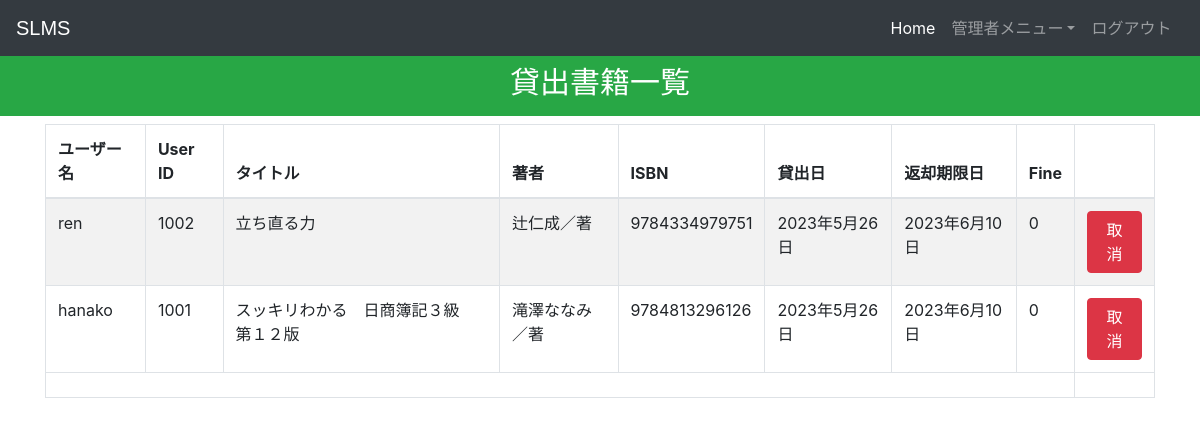
The page /viewissuedbook (signed in) on the database its author committed.
### books/models.py (models this page shows, shortened)
class StudentExtra(models.Model):
    user=models.OneToOneField(User,on_delete=models.CASCADE)
    enrollment = models.CharField(max_length=40)
    @property
    def get_name(self):
        return self.user.first_name

class Book(models.Model):
    catchoice = [
        ('総記', '総記'),
        ('哲学', '哲学'),
        ('歴史', '歴史'),
        ('社会科学', '社会科学'),
        ('自然科学', '自然科学'),
        ('技術・工学', '技術・工学'),
        ('産業', '産業'),
        ('芸術・美術', '芸術・美術'),
        ('言語', '言語'),
        ('文学','文学')
        ]
    isbn=models.PositiveIntegerField()
    name=models.CharField(max_length=30)
    author=models.CharField(max_length=40)
    category=models.CharField(max_length=30,choices=catchoice,default='総記')
    publisher=models.CharField(max_length=60)
    publisheddate=models.DateField()
    image=models.ImageField(upload_to='image/')
    version=models.CharField(max_length=30)
    place=models.CharField(max_length=40)

### books/views.py (the view)
# urls.py: path('viewissuedbook', views.viewissuedbook_view, name='viewissuedbook'),
@login_required(login_url='adminlogin')
@user_passes_test(is_admin) #ppp
def viewissuedbook_view(request):
    user=request.user
    enr=models.StudentExtra.objects.filter(user=user)
    issuedbooks=models.IssuedBook.objects.all()
    li=[]
    for ib in issuedbooks:
        issdate=str(ib.issuedate.year)+'年'+str(ib.issuedate.month)+'月'+str(ib.issuedate.day)+'日'
        expdate=str(ib.expirydate.year)+'年'+str(ib.expirydate.month)+'月'+str(ib.expirydate.day)+'日'
        days=(date.today()-ib.issuedate)
        print(date.today())
        d=days.days
        fine=0
        if d>15:
            day=d-15
            fine=day*10
        books=list(models.Book.objects.filter(isbn=ib.isbn))
        students=list(models.StudentExtra.objects.filter(enrollment=ib.enrollment))
        i=0
        for l in books:
            t=(students[i].get_name,students[i].enrollment,books[i].name,books[i].author,books[i].isbn,issdate,expdate,fine)
            i=i+1
            li.append(t)
    return render(request,'books/viewissuedbook.html',{'li':li })

### books/views.py (called while the page is built)
def is_admin(user):
    return user.groups.filter(name='ADMIN').exists()

### templates/books/viewissuedbook.html (shortened to what this page needs)
<!DOCTYPE html>
<html lang="ja" dir="ltr">
  <head>
  </head>
  <body>
    {% include "books/navbaradmin.html" %}
    <br>
    <br>
    <h3 class="p-3 mb-2 bg-success text-white" style = 'font-size: 30px;text-align:center;margin-bottom:0px;'>貸出書籍一覧</h3>
{% if li%}
    <div class="container">
      <table class="table table-hover table-condensed table-striped table-bordered">
        <thead>
        <tr>
        <th>ユーザー名</th>
        <th>User ID</th>
        <th>タイトル</th>
        <th>著者</th>
        <th>ISBN</th>
        <th>貸出日</th>
        <th>返却期限日</th>
        <th>Fine</th>
        <th></th>
        </tr>
        </thead>
        <tfoot>
        <tr>
        <td colspan="8">
        </td>
        </tr>
        </tfoot>
        <tbody>
          {% for t in li %}
            <tr>
              <td>{{t.0}}</td>
              <td>{{t.1}}</td>
              <td>{{t.2}}</td>
              <td>{{t.3}}</td>
              <td>{{t.4}}</td>
              <td>{{t.5}}</td>
              <td>{{t.6}}</td>
              <td>{{t.7}}</td>
              <td class="change">
                <a class="btn btn-danger" href="{% url 'deleteissuedbook' isbn=t.4 %}">取消</a>
            </td>
            </tr>
            {%endfor%}
        </tbody>
        </table>
    </div>
    {%else%}
    <h1>該当する書籍はありません。</h1>
    {%endif%}
    <br><br><br><br><br><br><br><br><br>
  {% include "books/footer.html" %}
  </body>
</html>

### rows shown on the page
StudentExtra: enrollment "1002"
Book: name "立ち直る力", author "辻仁成／著"
StudentExtra: enrollment "1001"
Book: name "スッキリわかる 日商簿記３級 第１２版", author "滝澤ななみ／著"

### other values the page prints
{{ t.0 }} "ren" "hanako"
{{ t.4 }} "9784334979751" "9784813296126"
{{ t.5 }} "2023年5月26日" "2023年5月26日"
{{ t.6 }} "2023年6月10日" "2023年6月10日"
{{ t.7 }} "0" "0"
